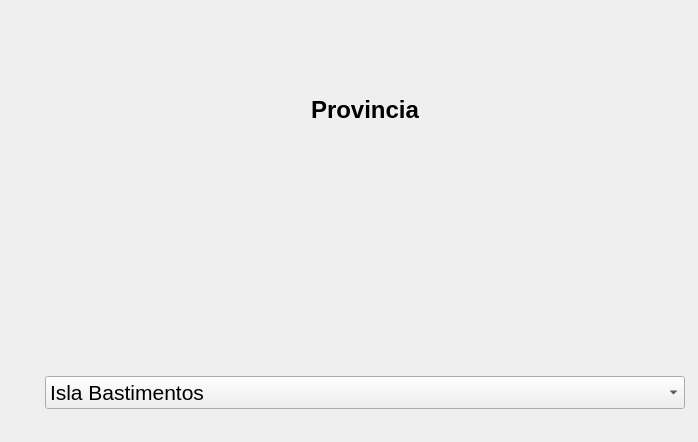
<?xml version="1.0" encoding="UTF-8"?>
<ui version="4.0">
 <class>provincias</class>
 <widget class="QWidget" name="provincias">
  <property name="geometry">
   <rect>
    <x>0</x>
    <y>0</y>
    <width>698</width>
    <height>442</height>
   </rect>
  </property>
  <property name="minimumSize">
   <size>
    <width>698</width>
    <height>442</height>
   </size>
  </property>
  <property name="maximumSize">
   <size>
    <width>698</width>
    <height>442</height>
   </size>
  </property>
  <property name="windowTitle">
   <string>Form</string>
  </property>
  <widget class="QWidget" name="verticalLayoutWidget">
   <property name="geometry">
    <rect>
     <x>40</x>
     <y>20</y>
     <width>650</width>
     <height>394</height>
    </rect>
   </property>
   <layout class="QVBoxLayout" name="verticalLayout">
    <property name="leftMargin">
     <number>5</number>
    </property>
    <property name="topMargin">
     <number>5</number>
    </property>
    <property name="rightMargin">
     <number>5</number>
    </property>
    <property name="bottomMargin">
     <number>5</number>
    </property>
    <item>
     <widget class="QLabel" name="provincia_nombre">
      <property name="font">
       <font>
        <family>SansSerif</family>
        <pointsize>18</pointsize>
        <weight>75</weight>
        <bold>true</bold>
       </font>
      </property>
      <property name="text">
       <string>Provincia</string>
      </property>
      <property name="alignment">
       <set>Qt::AlignCenter</set>
      </property>
     </widget>
    </item>
    <item>
     <widget class="QLabel" name="provincia_foto">
      <property name="text">
       <string/>
      </property>
      <property name="pixmap">
       <pixmap>bocasdeltoro.png</pixmap>
      </property>
      <property name="scaledContents">
       <bool>true</bool>
      </property>
     </widget>
    </item>
    <item>
     <widget class="QComboBox" name="lista_sitios">
      <property name="font">
       <font>
        <family>SansSerif</family>
        <pointsize>16</pointsize>
       </font>
      </property>
      <item>
       <property name="text">
        <string>Isla Bastimentos</string>
       </property>
      </item>
      <item>
       <property name="text">
        <string>Isla Colon</string>
       </property>
      </item>
      <item>
       <property name="text">
        <string>Taboga</string>
       </property>
      </item>
      <item>
       <property name="text">
        <string>Meteti</string>
       </property>
      </item>
     </widget>
    </item>
   </layout>
  </widget>
 </widget>
 <resources/>
 <connections/>
</ui>
